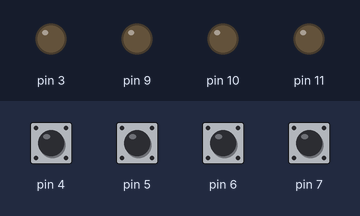
Bench run of a sketch on a simulated Arduino Uno, built with avr-gcc and run on an emulated ATmega328P. Shown: output pins drawn as LEDs (lit = HIGH). Inputs (shaded band) come from the test bench; at power-on: pin 4–7 HIGH.

Above: at 1.2 s.
1.3 s: pin 4 pulled LOW for 0.15 s
At 1.37 s:
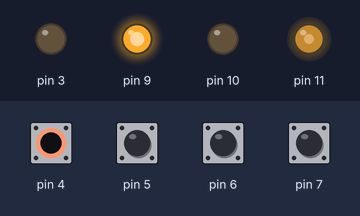
2.9 s: pin 5 pulled LOW for 0.15 s
At 2.97 s:
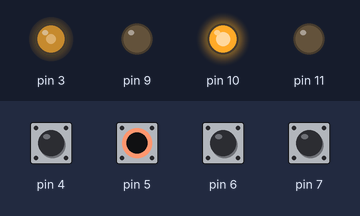
4.5 s: pin 6 pulled LOW for 0.15 s
At 4.57 s:
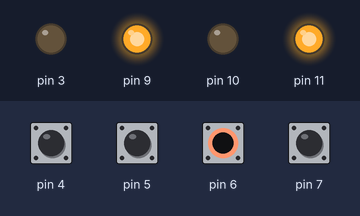
6.1 s: pin 7 pulled LOW for 0.15 s
At 6.17 s:
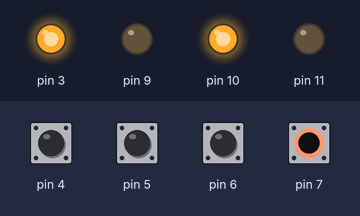
7.7 s: pin 4 pulled LOW for 1 s
At 9.3 s:
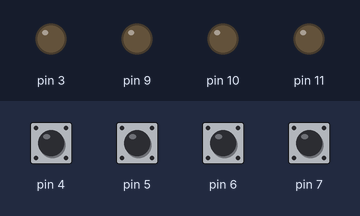
Timing chart, 0 to 10.8 s (numbered marks = the images above; inputs shaded):
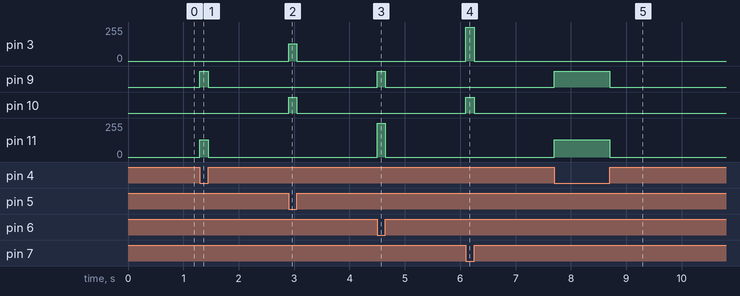

Measured:
- after the input at 1.3 s, pin 9: LOW → HIGH at once, → LOW 0.15 s later; pin 11: 0/255 → 128/255 at once, → 0/255 0.15 s later
- after the input at 2.9 s, pin 3: 0/255 → 128/255 at once, → 0/255 0.15 s later; pin 10: LOW → HIGH at once, → LOW 0.15 s later
- after the input at 4.5 s, pin 9: LOW → HIGH at once, → LOW 0.15 s later; pin 11: 0/255 → 255/255 at once, → 0/255 0.15 s later
- after the input at 6.1 s, pin 3: 0/255 → 255/255 at once, → 0/255 0.15 s later; pin 10: LOW → HIGH at once, → LOW 0.15 s later
- after the input at 7.7 s, pin 9: LOW → HIGH at once, → LOW 1.0 s later; pin 11: 0/255 → 128/255 at once, → 0/255 1.0 s later

The sketch:

codigo_proyecto.ino
```cpp
// C++ code
//
void setup()
{
  //Mientras el botón correspondiente no sea presionado,
  //el pin leerá una señal de 5V (HIGH).
  pinMode(4, INPUT_PULLUP);
  pinMode(5, INPUT_PULLUP);
  pinMode(6, INPUT_PULLUP);
  pinMode(7, INPUT_PULLUP);

  //Estas son las conexiones a los pines A del L293D.
  pinMode(3, OUTPUT);
  pinMode(9, OUTPUT);
  pinMode(10, OUTPUT);
  pinMode(11, OUTPUT);
}

void loop()
{
  //Entre cada presionamiento del botón se apagan los dos motores
  //con tal de evitar que un estado se sobreponga sobre otro y
  //cause un posible cortocircuito.
  digitalWrite(3, LOW);
  digitalWrite(9, LOW);
  digitalWrite(10, LOW);
  digitalWrite(11, LOW);

  //Cada while loop espera que se presione solamente el botón
  //correspondiente.
  while(digitalRead(4) == HIGH && digitalRead(5) == HIGH && digitalRead(6) == HIGH && digitalRead(7) == LOW){
    //Con base en el código de referencia, se mandan señales
    //de 5V o 0V a los pines correspondientes.
    digitalWrite(3, HIGH);
    digitalWrite(9, LOW);
    digitalWrite(10, HIGH);
    digitalWrite(11, LOW);
  }

  while(digitalRead(4) == HIGH && digitalRead(5) == HIGH && digitalRead(6) == LOW && digitalRead(7) == HIGH){
    digitalWrite(3, LOW);
    digitalWrite(9, HIGH);
    digitalWrite(10, LOW);
    digitalWrite(11, HIGH);
  }

  while(digitalRead(4) == HIGH && digitalRead(5) == LOW && digitalRead(6) == HIGH && digitalRead(7) == HIGH){
    //Para los estados donde uno de los motores se mueve a velocidad
    //media, se utiliza analogWrite para mandar una señal PWM (analogWrite(), 2025).
    analogWrite(3, 128);
    digitalWrite(9, LOW);
    digitalWrite(10, HIGH);
    digitalWrite(11, LOW);
  }

  while(digitalRead(4) == LOW && digitalRead(5) == HIGH && digitalRead(6) == HIGH && digitalRead(7) == HIGH){
    digitalWrite(3, LOW);
    digitalWrite(9, HIGH);
    digitalWrite(10, LOW);
    analogWrite(11, 128);
  }
}
```
